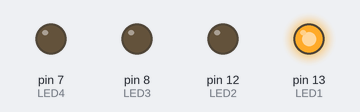
Bench run of a sketch on a simulated Arduino Uno, built with avr-gcc and run on an emulated ATmega328P. On the bench: output pins drawn as LEDs (lit = HIGH).

Above: at 0.07 s.
At 0.52 s:
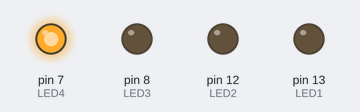
At 1.27 s:
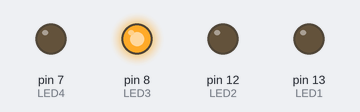
At 2.62 s:
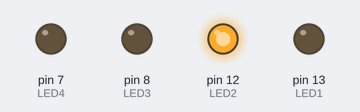
Timing chart, 0 to 3.0 s (numbered marks = the images above):
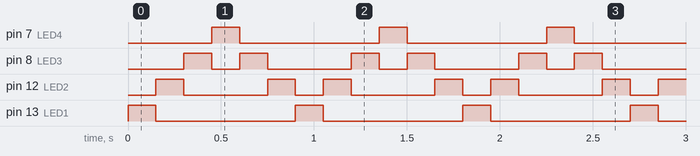

Measured:
- by itself, pin 7 (LED4), pin 13 (LED1): alternates HIGH for 0.15 s and LOW for 0.75 s
- by itself, pin 8 (LED3): repeats every 0.90 s: LOW 0.15 s, HIGH 0.15 s, LOW 0.45 s, HIGH 0.15 s
- by itself, pin 12 (LED2): repeats every 0.90 s: LOW 0.45 s, HIGH 0.15 s, LOW 0.15 s, HIGH 0.15 s

The sketch:

super-carLeds.ino
```cpp
#define LED1 13
#define LED2 12
#define LED3 8
#define LED4 7

int leds[4] = { LED1, LED2, LED3, LED4 };
int currentLED = 0;
int step = 1;

void setup() {
  // put your setup code here, to run once:
  pinMode(LED1, OUTPUT);
  pinMode(LED2, OUTPUT);
  pinMode(LED3, OUTPUT);
  pinMode(LED4, OUTPUT);
}

void loop() {
  // put your main code here, to run repeatedly:
  digitalWrite(leds[currentLED], HIGH);
  delay(150);
  digitalWrite(leds[currentLED], LOW);
  currentLED += step;
  if(currentLED == 3 || currentLED == 0){
    step = -step;
  }
}
```
